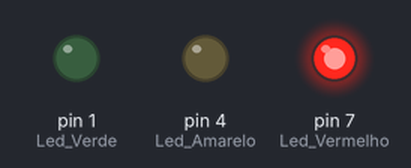
The sketch below on a simulated Arduino Uno, built with avr-gcc and run on an emulated ATmega328P. On the bench: output pins drawn as LEDs (lit = HIGH).

Above: at 2.0 s.
At 6.0 s:
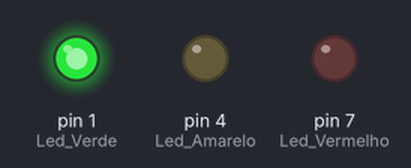
At 9.0 s:
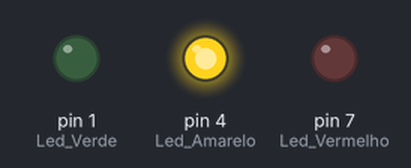
Timing chart, 0 to 13.0 s (numbered marks = the images above):
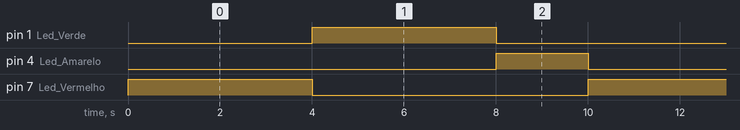

The sketch:

semaforo.ino
```cpp
// Exemplo de semáforo
// TByteCreator 2025

int Led_Vermelho = 7; //LED Vermelho conectado ao pino 7
int Led_Amarelo = 4;  //LED Amarelo conectado ao pino 4
int Led_Verde = 1;    //LED Verde conectado ao pino 1

void setup()
{
  pinMode(Led_Vermelho, OUTPUT); //Pino 7 do arduino como saída
  pinMode(Led_Amarelo, OUTPUT); //Pino 4 do arduino como saída
  pinMode(Led_Verde, OUTPUT); //Pino 1 do arduino como saída
}

void loop()
{
  digitalWrite(Led_Vermelho, HIGH); //Acende o led vermelho
  delay(4000); //permanece 4s com o led vermelho aceso
  digitalWrite(Led_Vermelho, LOW); //Apaga o led vermelho

  digitalWrite(Led_Verde, HIGH); //Acende imediatamente o led verde
  delay(4000); //permanece 4s com o led verde aceso
  digitalWrite(Led_Verde, LOW); //Apaga o led verde

  digitalWrite(Led_Amarelo, HIGH); //Acende imediatamente o led amarelo
  delay(2000); //permanece 2s com o led amarelo aceso
  digitalWrite(Led_Amarelo, LOW); //Apaga o led amarelo
}
```

Measured:
- by itself, pin 1 (Led_Verde), pin 7 (Led_Vermelho): alternates HIGH for 4.0 s and LOW for 6.0 s
- by itself, pin 4 (Led_Amarelo): alternates HIGH for 2.0 s and LOW for 8.0 s
- by itself, everything shown: repeats every 10.0 s, in 4 steps
